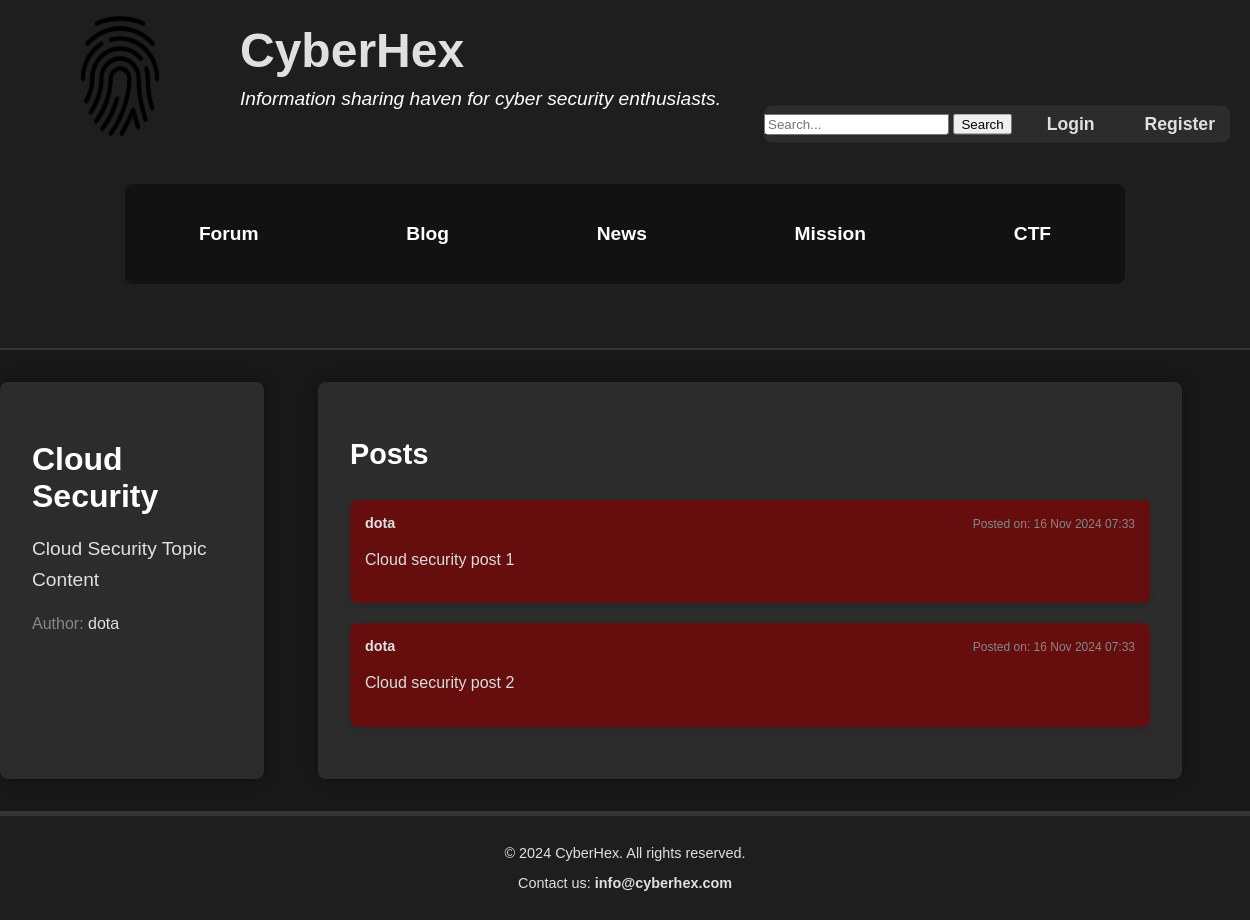
Screenshot of /topic/Cloud Security/ with the database file from the repository.
### discussion_forum/models.py (models this page shows, shortened)
class Topic(models.Model):
    title = models.CharField(max_length=200)
    content = models.TextField()
    category = models.ForeignKey(Category, related_name="topics", on_delete=models.CASCADE)
    author = models.ForeignKey(User, related_name="topics", on_delete=models.CASCADE)
    created_at = models.DateTimeField(auto_now_add=True)

class Post(models.Model):
    topic = models.ForeignKey(Topic, related_name="posts", on_delete=models.CASCADE)
    author = models.ForeignKey(User, related_name="posts", on_delete=models.CASCADE)
    content = models.TextField()
    created_at = models.DateTimeField(auto_now_add=True)

### user_accounts/models.py (models this page shows, shortened)
class User(AbstractUser):
    bio = models.TextField(blank=True)
    birth_date = models.DateField(null=True, blank=True)
    post_count = models.PositiveIntegerField(default=0)
    like_count = models.PositiveIntegerField(default=0)
    comment_count = models.PositiveIntegerField(default=0)
    level = models.CharField(max_length=50, blank=True)

### discussion_forum/views.py (the view)
# urls.py: path('topic/<str:topic_title>/', views.topic_detail, name='topic_detail'),
def topic_detail(request, topic_title):
    topic = get_object_or_404(Topic, title=topic_title)
    posts = topic.posts.all()
    return render(request, 'discussion_forum/topic_detail.html', {
        'topic': topic,
        'posts': posts,
    })

### discussion_forum/templates/discussion_forum/topic_detail.html
{% extends 'layout.html' %} {% load static %} {% block content %}
<main>
  <section class="topic-details">
    <div class="topic-header">
      <h2>{{ topic.title }}</h2>
      <p class="topic-content">{{ topic.content }}</p>
      <p class="topic-author">
        Author: <span>{{ topic.author.username }}</span>
      </p>
    </div>
  </section>
  <section class="posts-section">
    <h2>Posts</h2>
    <ul class="posts-list">
      {% for post in posts %}
      <li class="post-card">
        <div class="post-header">
          <p><strong>{{ post.author.username }}</strong></p>
          <p>
            <small>Posted on: {{ post.created_at|date:"d M Y H:i" }}</small>
          </p>
        </div>
        <p class="post-content">{{ post.content }}</p>
      </li>
      {% empty %}
      <li class="no-posts">No posts available for this topic.</li>
      {% endfor %}
    </ul>
  </section>
</main>
{% endblock %}

### static/css/style.css (style rules this page uses)
body { font-family: "Arial", sans-serif; background-color: #181818; color: #e0e0e0; margin: 0; padding: 0; display: grid; grid-template-rows: auto 1fr auto; grid-template-areas: "header" "main" "footer"; }
main { display: grid; grid-template-columns: 1fr 4fr; grid-template-areas: "sidebar content"; }
.topic-details { background-color: #2c2c2c; padding: 2em; border-radius: 8px; margin: 2em auto; width: 80%; box-shadow: 0 0 15px rgba(0, 0, 0, 0.3); }
.topic-header h2 { font-size: 2em; margin-bottom: 0.5em; color: #fff; }
.topic-content { font-size: 1.2em; line-height: 1.6; margin-bottom: 1em; }
.topic-author { font-size: 1em; color: #888; }
.topic-author span { color: #e0e0e0; }
.posts-section { background-color: #2c2c2c; padding: 2em; border-radius: 8px; margin: 2em auto; width: 80%; box-shadow: 0 0 15px rgba(0, 0, 0, 0.3); }
.posts-section h2 { font-size: 1.8em; margin-bottom: 1em; color: #fff; }
.posts-list { list-style-type: none; padding: 0; }
.post-card { background-color: #333; border-radius: 8px; margin-bottom: 1.5em; padding: 1em; box-shadow: 0 0 10px rgba(0, 0, 0, 0.2); }
.post-header { display: flex; justify-content: space-between; margin-bottom: 1em; font-size: 0.9em; color: #888; }
.post-header p { margin: 0; }
.post-header strong { color: #e0e0e0; }
.post-content { font-size: 1em; color: #ddd; line-height: 1.6; }
.post-card { background-color: #660d0d; padding: 15px; border-radius: 8px; box-shadow: 0 4px 8px rgba(0, 0, 0, 0.1); margin-bottom: 20px; }

### rows the page displays
Topic: title "Cloud Security", content "Cloud Security Topic Content", author.username "dota"
Post: author.username "dota", created_at "16 Nov 2024 07:33", content "Cloud security post 1"
Post: author.username "dota", created_at "16 Nov 2024 07:33", content "Cloud security post 2"
